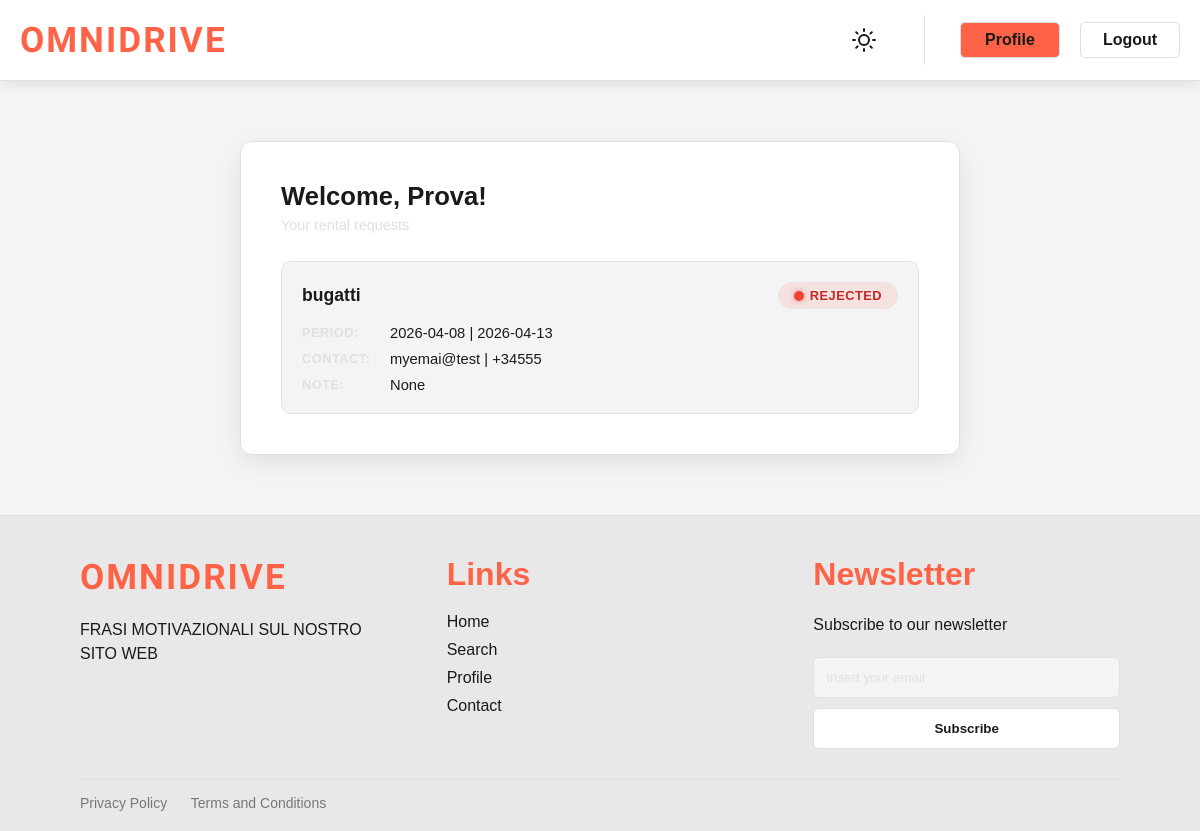
The app's page /profile (signed in), older data.
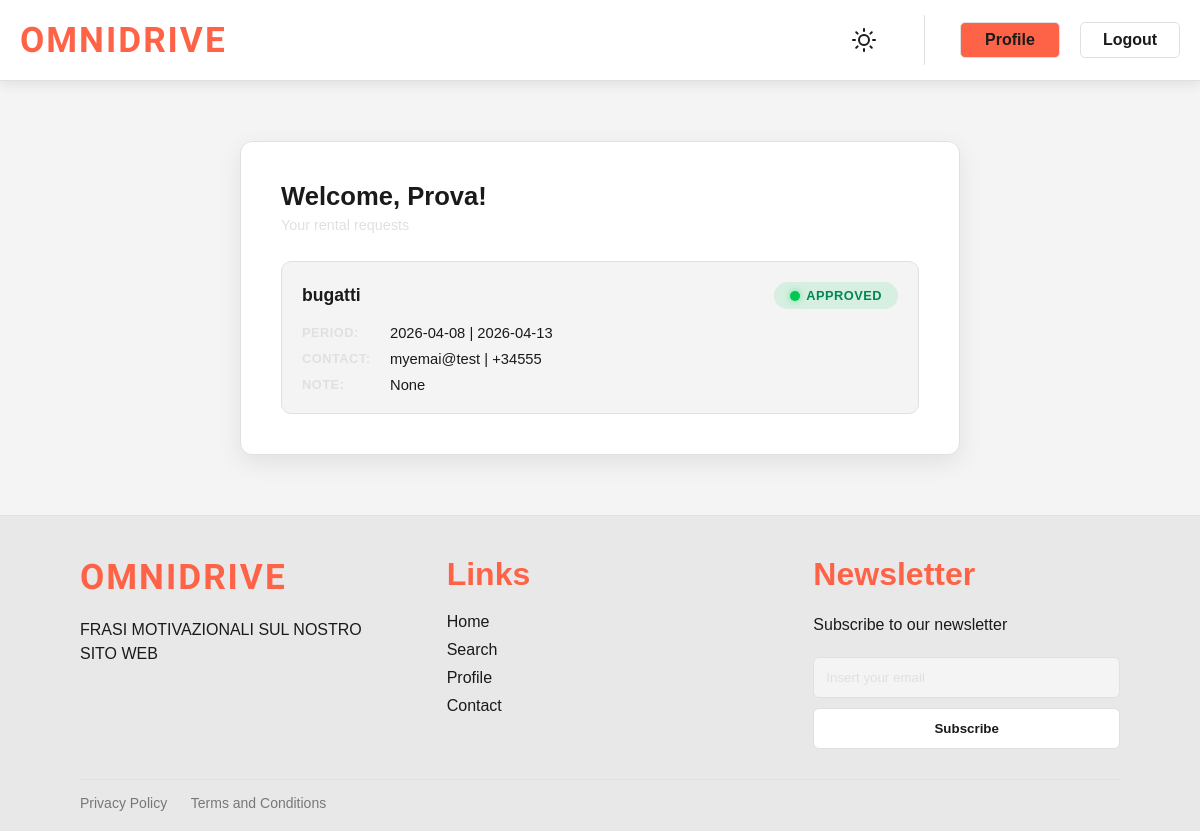
The same page, newer data.
### tables this page shows
CREATE TABLE rental_requests (
                   id INTEGER PRIMARY KEY AUTOINCREMENT,
                   user_id INTEGER NOT NULL,
                   user_name TEXT NOT NULL,
                   user_email TEXT NOT NULL,
                   user_phone TEXT NOT NULL,
                   vehicle_type TEXT NOT NULL,
                   vehicle_id INTEGER NOT NULL,
                   vehicle_brand TEXT NOT NULL,
                   start_date TEXT NOT NULL,
                   end_date TEXT NOT NULL,
                   message TEXT,
                   status TEXT NOT NULL
            );

### app.py (the view)
@app.route('/profile')
def profile():
    if not session.get('user_id'):
        flash("You have to login first!", 'error')
        return redirect(url_for('login'))
    with db_connect() as db:
        requests = db.execute(
            'SELECT * FROM rental_requests WHERE user_id = ? ORDER BY id DESC', (session['user_id'],)
        ).fetchall()
    return render_template("profile.html", requests=requests)

### app.py (called while the page is built)
def db_connect():
    conn = sqlite3.connect(DB_USERS_PATH)
    conn.row_factory = sqlite3.Row
    return conn

### templates/profile.html (shortened to what this page needs)
{% extends "base.html" %}
{% block extra_css %}
    <link rel="stylesheet"
          href="{{ url_for('static', filename='css/profile.css') }}">
{% endblock extra_css %}
{% block content %}
    <div class="profile-box">
        <h2>Welcome, {{ session.user_name }}!</h2>
        <p class="profile-sub">Your rental requests</p>
        {% if requests %}
            <div class="requests-list">
                {% for req in requests %}
                    <div class="request-card">
                        <div class="request-header">
                            <div class="request-title">
                                <span class="vehicle-type-badge">{{ req['vehicle_brand'] }}</span>
                            </div>
                            <div class="status-badge status-{{ req['status'] }}">
                                <span class="status-dot"></span>
                                {{ req['status']|title }}
                            </div>
                        </div>
                        <div class="request-details">
                            <div class="detail-row">
                                <span class="detail-label">Period:</span>
                                <span class="detail-value">{{ req['start_date'] }} | {{ req['end_date'] }}</span>
                            </div>
                            <div class="detail-row">
                                <span class="detail-label">Contact:</span>
                                <span class="detail-value">{{ req['user_email'] }} | {{ req['user_phone'] }}</span>
                            </div>
                            {% if req['message'] %}
                                <div class="detail-row">
                                    <span class="detail-label">Note:</span>
                                    <span class="detail-value">{{ req['message'] }}</span>
                                </div>
                            {% endif %}
                        </div>
                    </div>
                {% endfor %}
            </div>
        {% else %}
            <p class="empty-state">No rental requests sent yet.</p>
        {% endif %}
    </div>
{% endblock content %}

### templates/base.html (shortened to what this page needs)
<!DOCTYPE html>
<html lang="en">
    <head>
        <link rel="stylesheet"
              href="{{ url_for('static', filename='css/style.css') }}"
              type="text/css">
        <link rel="stylesheet"
              href="{{ url_for('static', filename='css/header.css') }}"
              type="text/css">
        <link rel="stylesheet"
              href="{{ url_for('static', filename='css/footer.css') }}"
              type="text/css">
        <link rel="stylesheet"
              href="{{ url_for('static', filename='css/flash.css') }}"
              type="text/css">
        <link rel="stylesheet"
              href="{{ url_for('static', filename='css/form.css') }}"
              type="text/css">
        <link rel="stylesheet"
              href="{{ url_for('static', filename='css/checkbox.css') }}"
              type="text/css">
        {% block extra_css %}
        {% endblock extra_css %}
    </head>
    <body>
        <header>
            <div class= "header-container">
                <div class= "left-header">
                    <a href="{{ url_for('index') }}" style="text-decoration: none;">
                        <div class="logo">OmniDrive</div>
                    </a>
                </div>
                <div>
                    <nav>
                        <button id="theme-toggle" class="btn-theme">
                        </button>
                        {% if session.user_id %}
                            <a href="{{ url_for('profile') }}" class="btn b-profile">Profile</a>
                            <a href="{{ url_for('logout') }}" class="btn b-login">Logout</a>
                        {% endif %}
                    </nav>
                </div>
            </div>
        </header>
        <main class="main-content">
            {% block content %}
            {% endblock content %}
        </main>
        <footer>
            <div class="footer-division">
                <div class="footer-columns">
                    <a href="{{ url_for('index') }}" style="text-decoration: none;">
                        <div class="logo">OmniDrive</div>
                    </a>
                    <p>FRASI MOTIVAZIONALI SUL NOSTRO SITO WEB</p>
                </div>
                <div class="footer-columns">
                    <h1>Links</h1>
                    <ul>
                        <li>
                            <a href="{{ url_for('index') }}">Home</a>
                        </li>
                        <li>
                            <a href="{{ url_for('search') }}">Search</a>
                        </li>
                        <li>
                            <a href="{{ url_for('profile') }}">Profile</a>
                        </li>
                        <li>
                            <a href="{{ url_for('contact') }}">Contact</a>
                        </li>
                    </ul>
                </div>
                <div class="footer-columns">
                    <h1>Newsletter</h1>
                    <p>Subscribe to our newsletter</p>
                    <form class="newsletter">
                        <input type="email" placeholder="Insert your email">
                        <button type="submit">Subscribe</button>
                    </form>
                </div>
            </div>
            <div class="footer-bottom">
                <div class="footer-links">
                    <a href="{{ url_for('privacy_policy') }}">Privacy Policy</a>
                    <a href="{{ url_for('terms_conditions') }}">Terms and Conditions</a>
                </div>
            </div>
        </footer>
    </body>
</html>

### static/css/style.css (style rules this page uses)
* { margin: 0; padding: 0; box-sizing: border-box; font-family: Arial, sans-serif; }
.main-content { flex: 1; }
:root { --background-page: #f4f4f4; --background-div: #ffffff; --background-header: #ffffff; --background-footer: #e8e8e8; --font-color: #1a1a1a; --logo-color: #FF6347; --border-color: #e0e0e0; --icon-color: #1a1a1a; --success-color: #00c853; --error-color: #f44336; --shadow-color: rgba(0, 0, 0, 0.08); }
body { background-color: var(--background-page); color: var(--font-color); transition: background-color 1s ease, color 1s ease; display: flex; flex-direction: column; min-height: 100vh; margin: 0; overflow-y: scroll; overflow-x: hidden; }
a { transition: background-color 1s ease, color 1s ease; }
button { transition: background-color 1s ease, color 1s ease; }
input { transition: background-color 1s ease, color 1s ease; }
form { transition: background-color 1s ease, color 1s ease; }
.logo { font-family: 'Exo 2', 'Arial', sans-serif; text-transform: uppercase; font-weight: 800; letter-spacing: 2px; font-size: 2.2rem; color: var(--logo-color); text-decoration: none; display: flex; align-items: center; }

### static/css/header.css (style rules this page uses)
header { background: var(--background-header); padding: 15px 20px; border-bottom: 1px solid var(--border-color); box-shadow: 0 4px 12px var(--shadow-color); transition: background-color 1s ease, color 1s ease, box-shadow 1s ease; position: relative; z-index: 10; }
.header-container { display: flex; justify-content: space-between; align-items: center; max-width: 1600px; margin: auto; }
.left-header { display: flex; align-items: center; gap: 10px; }
nav { display: flex; align-items: center; gap: 20px; }
nav a { color: var(--font-color); text-decoration: none; }
.btn-theme { background-color: var(--background-div); border: none; border-radius: 50%; width: 50px; height: 50px; cursor: pointer; display: flex; align-items: center; justify-content: center; }
.btn-theme svg { width: 24px; height: 24px; color: var(--icon-color); transition: color 0.4s ease; }
.btn { padding: 8px 15px; border-radius: 5px; font-weight: bold; text-decoration: none; display: inline-block; text-align: center; min-width: 100px; }
.b-login { background: var(--background-div); color: var(--font-color); border: 1px solid var(--border-color); transition: background 0.4s; }
.b-profile { background: var(--logo-color); color: var(--font-color); border: 1px solid var(--border-color); transition: background 0.4s; }

### static/css/footer.css (style rules this page uses)
footer { background-color: var(--background-footer); color: var(--font-color); padding: 40px 80px 20px; font-family: Arial, sans-serif; transition: background-color 1s ease, color 1s ease; border-top: 1px solid var(--border-color); }
.footer-division { display: flex; justify-content: space-between; gap: 60px; margin-bottom: 30px; }
.footer-columns { flex: 1; }
.footer-columns h1 { color: var(--logo-color); margin-bottom: 20px; }
.footer-columns p { line-height: 1.5; margin-top: 20px; margin-bottom: 20px; }
.footer-columns ul { list-style: none; padding: 0; }
.footer-columns ul li { margin-bottom: 10px; }
.footer-columns ul li a { color: var(--font-color); text-decoration: none; transition: color 0.4s; }
.newsletter { display: flex; flex-direction: column; gap: 10px; }
.newsletter input { padding: 12px; border: 1px solid var(--border-color); border-radius: 6px; background: var(--background-page); color: var(--font-color); }
.newsletter input::placeholder { color: var(--border-color); }
.newsletter button { padding: 12px; border-radius: 6px; border: 1px solid var(--border-color); background: var(--background-div); color: var(--font-color); font-weight: bold; cursor: pointer; text-decoration: none; display: inline-block; text-align: center; transition: background 0.4s; }
.footer-bottom { display: flex; justify-content: space-between; border-top: 1px solid var(--border-color); padding-top: 15px; font-size: 14px; }
.footer-links a { margin-right: 20px; color: #777; text-decoration: none; transition: color 0.4s; }

### static/css/form.css (style rules this page uses)
.main-content { flex: 1; display: flex; justify-content: center; align-items: flex-start; padding: 60px 20px; }

Row changes from the older to the newer data that the page shows:
changed rental_requests "bugatti": status "REJECTED" → "APPROVED"
